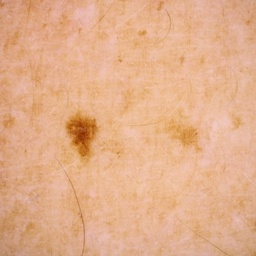
#> input picture test_good.jpg, 256 x 256 px
$ python -i regen_abcd_from_cachedeg.py   (imports and definitions only)
#> lines starting #> are read from the running program, lines starting #| are printed output that depends on the picture; after the words box and inside, x2 and y2 are one past the last pixel; in counts of white or black regions, pixels touching at a corner belong together
#> further down, picture is the input picture: shape (256, 256, 3); mean B, G, R 138.7, 174.7, 226.8
"""Regenerate abcd_cache.csv from cache_deg.npy (exact pixels the model saw).

Why: the original abcd_cache was computed from cache_deg.npy (RGB array, 224x224),
NOT from the on-disk paired_dataset/*.jpg. Rebuilding from disk jpgs (reconstruct_p2_csv.py
STEP5) drifts for some images (jpeg recompression / resize interpolation), which moved
the eval AUC off the frozen 0.707. Verified: row50000 abcd_cache == extract_abcd(cache_deg[50000]
with BGR flip) to 4 decimals. cache_deg is stored RGB -> flip to BGR for cv2 ops.

Row alignment (verified): cache_deg row i == cache_meta row i == quality_labels_all row i
(q corr=1.0, mean abs diff=0 across all 149100 rows).

Output: data/abcd_cache.csv with degraded_path from quality_labels_all + A,B,C,D from cache_deg.
CPU-only, idempotent.
"""
import sys
from pathlib import Path

import cv2
import numpy as np
import pandas as pd
from tqdm import tqdm

ROOT = Path("D:/YJ-Agent")
DATA = ROOT / "data"
sys.path.insert(0, str(ROOT / "project"))
from models.feature_extractor import extract_abcd  # noqa: E402

CACHE_DEG = DATA / "cache_deg.npy"
QUAL_ALL = DATA / "quality_labels_all.csv"
OUT_ABCD = DATA / "abcd_cache.csv"


def otsu_mask(image_bgr: np.ndarray) -> np.ndarray:
    """Mirrors precompute_abcd.otsu_mask / reconstruct_p2_csv._otsu_mask."""
    gray = cv2.cvtColor(image_bgr, cv2.COLOR_BGR2GRAY)
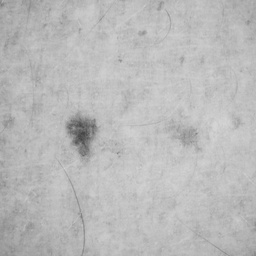
#> gray: shape (256, 256); min 67, max 214, mean 186.2
    _, mask = cv2.threshold(gray, 0, 255, cv2.THRESH_BINARY_INV + cv2.THRESH_OTSU)
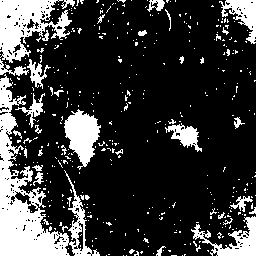
#> mask: shape (256, 256); 21.6% white; 405 white regions (373 under 20 px), largest, box (x1, y1, x2, y2) and area: (0, 74, 100, 256) 5345, (0, 0, 72, 63) 2377, (64, 109, 101, 170) 1275
    kernel = cv2.getStructuringElement(cv2.MORPH_ELLIPSE, (7, 7))
    mask = cv2.morphologyEx(mask, cv2.MORPH_CLOSE, kernel)
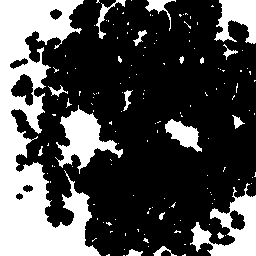
#> mask: shape (256, 256); 30.2% white; 147 white regions (128 under 20 px), largest, box (x1, y1, x2, y2) and area: (0, 0, 101, 256) 12503, (190, 183, 256, 256) 2096, (55, 105, 123, 174) 1878
    mask = cv2.morphologyEx(mask, cv2.MORPH_OPEN, kernel)
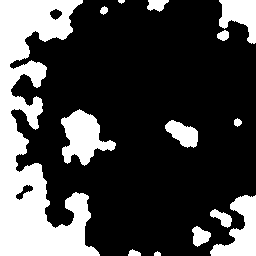
#> mask: shape (256, 256); 27% white; 14 white regions, largest, box (x1, y1, x2, y2) and area: (0, 0, 100, 256) 12045, (61, 109, 116, 166) 1680, (210, 195, 256, 256) 1463
    if mask.sum() < 0.02 * mask.size:
        H, W = mask.shape
        mask = np.zeros((H, W), dtype=np.uint8)
        cv2.ellipse(mask, (W // 2, H // 2), (W // 3, H // 3), 0, 0, 360, 255, -1)
    return mask.astype(bool)


def main():
    deg = np.load(CACHE_DEG, mmap_mode="r")  # (149100, 224, 224, 3) uint8 RGB
    qdf = pd.read_csv(QUAL_ALL)
    N = len(qdf)
    assert deg.shape[0] == N, f"row mismatch: cache_deg {deg.shape[0]} vs quality_labels_all {N}"

    paths = qdf["degraded_path"].tolist()
    rows = []
    for i in tqdm(range(N), desc="abcd from cache_deg", ncols=80):
        img_rgb = np.array(deg[i])           # RGB
        img_bgr = img_rgb[:, :, ::-1].copy()  # -> BGR (cv2 convention, matches original)
        mask = otsu_mask(img_bgr)
        A, B, C, D = extract_abcd(img_bgr, mask)
        rows.append((paths[i], float(A), float(B), float(C), float(D)))

    out = pd.DataFrame(rows, columns=["degraded_path", "A", "B", "C", "D"])
    out.to_csv(OUT_ABCD, index=False)
    print(f"Done: {len(out)} rows -> {OUT_ABCD}")


# [2 lines not run here, left out]

>>> import cv2
>>> picture = cv2.imread('../../test_good.jpg')
>>> result = otsu_mask(picture)

$ run again, on test_heavy.jpg
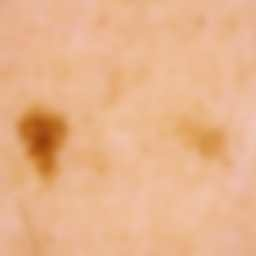
#> input picture test_heavy.jpg, 256 x 256 px
#> picture is the input picture: shape (256, 256, 3); mean B, G, R 139.4, 179.1, 231.3
#> in otsu_mask, `gray = cv2.cvtColor(image_bgr, cv2.COLOR_BGR2GRAY)`:
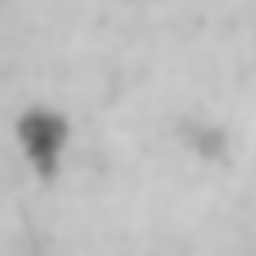
#> gray: shape (256, 256); min 83, max 209, mean 190.1
#> in otsu_mask, `_, mask = cv2.threshold(gray, 0, 255, cv2.THRESH_BINARY_INV + cv2.THRE..`:
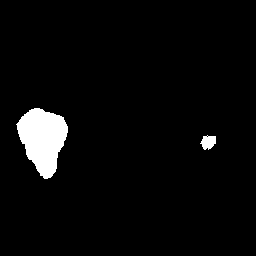
#> mask: shape (256, 256); 3.9% white; 2 white regions, box (x1, y1, x2, y2) and area: (16, 108, 68, 179) 2358, (200, 135, 216, 150) 167
